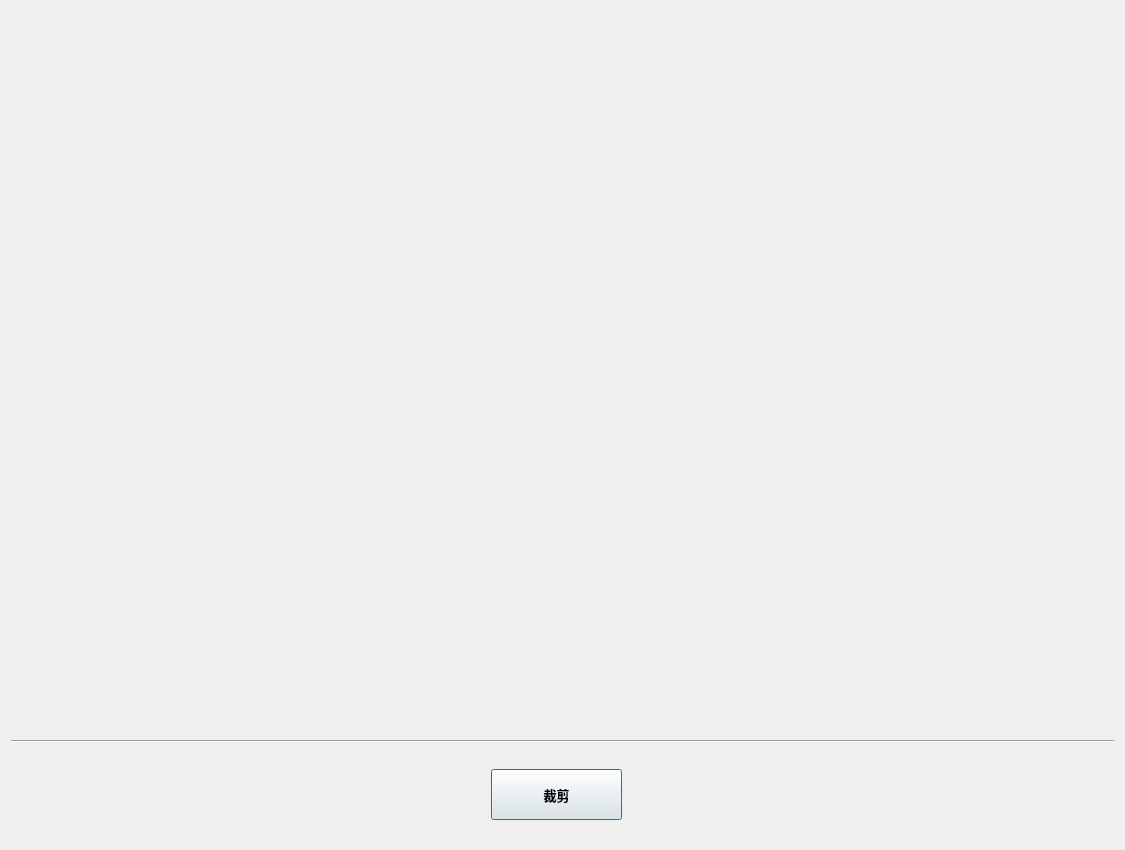
<?xml version="1.0" encoding="UTF-8"?>
<ui version="4.0">
 <class>Dialog</class>
 <widget class="QDialog" name="Dialog">
  <property name="geometry">
   <rect>
    <x>0</x>
    <y>0</y>
    <width>1125</width>
    <height>850</height>
   </rect>
  </property>
  <property name="minimumSize">
   <size>
    <width>1125</width>
    <height>850</height>
   </size>
  </property>
  <property name="maximumSize">
   <size>
    <width>1125</width>
    <height>850</height>
   </size>
  </property>
  <property name="windowTitle">
   <string>裁剪</string>
  </property>
  <layout class="QVBoxLayout" name="verticalLayout" stretch="8,1,1">
   <item>
    <widget class="GuetShowLabel" name="label">
     <property name="text">
      <string/>
     </property>
    </widget>
   </item>
   <item>
    <widget class="Line" name="line">
     <property name="orientation">
      <enum>Qt::Horizontal</enum>
     </property>
    </widget>
   </item>
   <item>
    <widget class="QWidget" name="widget" native="true">
     <widget class="QPushButton" name="pushButton_3">
      <property name="geometry">
       <rect>
        <x>480</x>
        <y>20</y>
        <width>131</width>
        <height>51</height>
       </rect>
      </property>
      <property name="font">
       <font>
        <family>Agency FB</family>
        <pointsize>10</pointsize>
        <weight>75</weight>
        <bold>true</bold>
       </font>
      </property>
      <property name="text">
       <string>裁剪</string>
      </property>
     </widget>
    </widget>
   </item>
  </layout>
 </widget>
 <customwidgets>
  <customwidget>
   <class>GuetShowLabel</class>
   <extends>QLabel</extends>
   <header>guet_widget.guet_label.guet_show_label</header>
  </customwidget>
 </customwidgets>
 <resources/>
 <connections/>
</ui>
